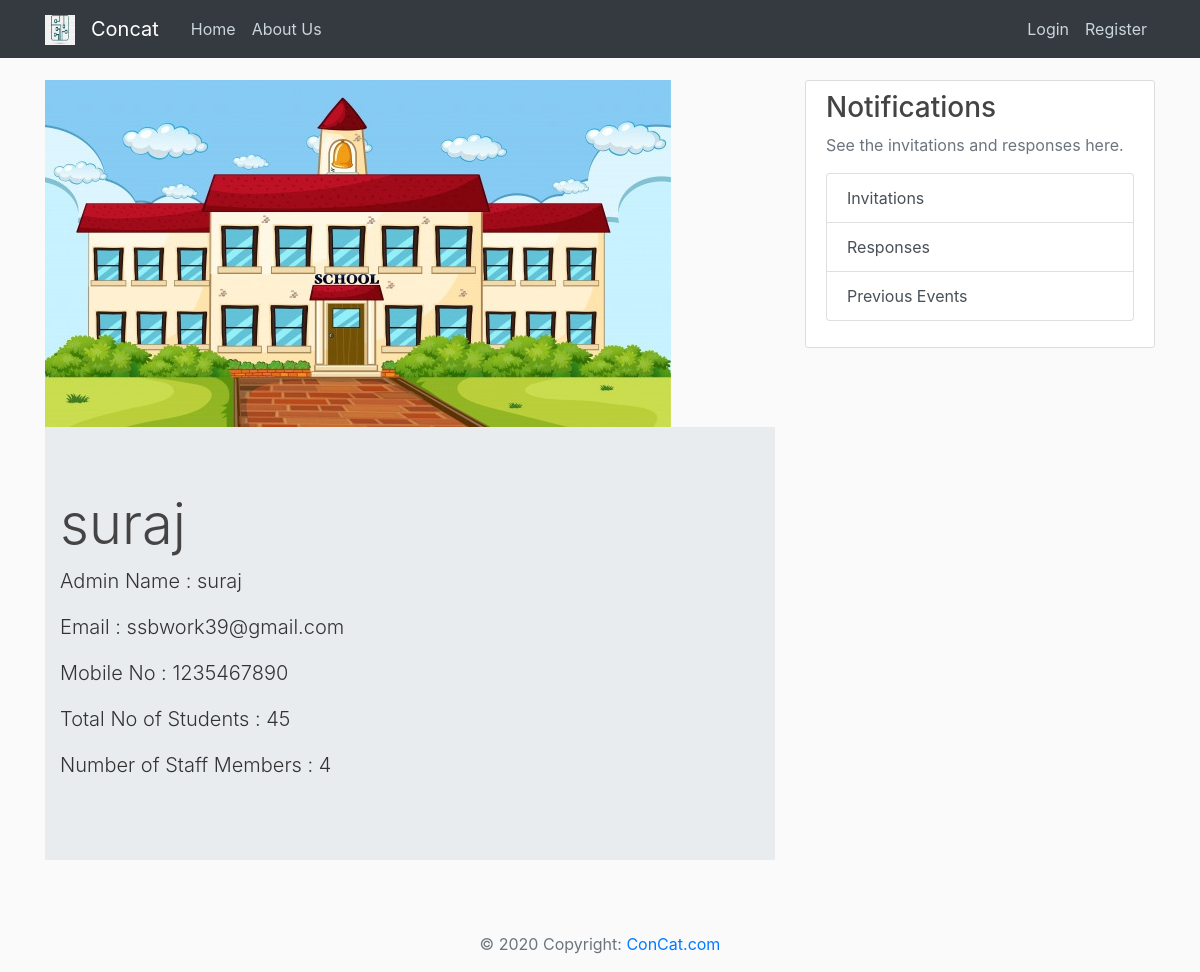
The page /institute_info/1 on the database its author committed.
### FlaskApp/models.py (models this page shows, shortened)
class Institute(db.Model , UserMixin):
	id = db.Column(db.Integer , primary_key = True)
	ins_name = db.Column(db.String(70),unique = True,nullable = False)
	admin_name = db.Column(db.String(50),nullable = False)
	address = db.Column(db.String(100),nullable=False)
	mobile_no = db.Column(db.Integer,unique = True,nullable=False)
	no_of_students = db.Column(db.Integer,nullable=False)
	no_of_staff = db.Column(db.Integer,nullable=False)
	email = db.Column(db.String(120),unique = True,nullable = False)
	password = db.Column(db.String(60),nullable=False)
	scope = db.Column(db.String(200),nullable=False)
	ins_img = db.Column(db.String(20), default='default.jpg')
	posts = db.relationship('Event',backref='host',lazy=True)

### FlaskApp/routes.py (the view)
@app.route("/institute_info/<int:ins_id>")
def institute_info(ins_id):
	institute = Institute.query.get_or_404(ins_id)
	events = Event.query.filter_by(host=institute).order_by(Event.event_date.desc())
	return render_template('institute_info.html',title=institute.ins_name,institute=institute , events = events)

### FlaskApp/templates/institute_info.html (shortened to what this page needs)
{% extends "layout.html" %}
{% block content %}
    <img src="{{ url_for('static' , filename = 'ins_profiles/'+institute.ins_img) }}">
    <div class="jumbotron jumbotron-fluid">
      <div class="container">
        <h1 class="display-4"> {{ institute.ins_name }}</h1>
        <p class="lead">Admin Name : {{ institute.admin_name }}</p>
        <p class="lead">Email : {{ institute.email }}</p>
        <p class="lead">Mobile No : {{ institute.mobile_no }}</p>
        <p class="lead">Total No of Students : {{ institute.no_of_students }}</p>
        <p class="lead">Number of Staff Members : {{ institute.no_of_staff }}</p>
      </div>
  </div>
{% endblock content %}

### FlaskApp/static/main.css (style rules this page uses)
body { background: #fafafa; color: #333333; margin-top: 5rem; }
h1, h2, h3, h4, h5, h6 { color: #444444; }

### rows shown on the page
Institute: ins_img (placeholder picture), ins_name "suraj", admin_name "suraj", email "ssbwork39@gmail.com", mobile_no "1235467890", no_of_students "45", no_of_staff "4"
